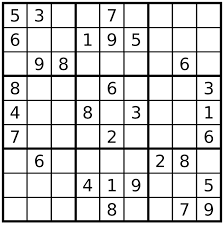
#> input picture gradyanlar/sudoku1.png, 224 x 225 px
$ python gradyan.py   (older library calls are emulated)
#> lines starting #> are read from the running program, lines starting #| are printed output that depends on the picture
import cv2
import matplotlib.pyplot as plt


img1=cv2.imread("sudoku1.png",0)
#> img1 is the input picture: shape (225, 224); min 0, max 255, mean 215.1
plt.figure()
plt.imshow(img1,cmap="gray")
plt.axis("off")
plt.show()


# x gradyanları

sobelx=cv2.Sobel(img1, ddepth=cv2.CV_16S, dx=1, dy=0,ksize=5)
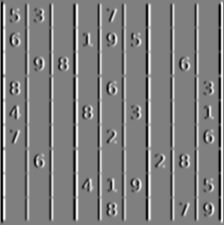
#> sobelx: shape (225, 224) int16; min -12240, max 12240, mean 0; drawn with min black and max white
plt.figure()
plt.imshow(sobelx,cmap="gray")
plt.title("x gradyans")
plt.axis("off")
plt.show()

#y gradyanları

sobely=cv2.Sobel(img1, ddepth=cv2.CV_16S, dx=0, dy=1,ksize=5)
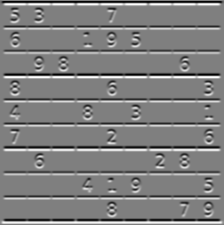
#> sobely: shape (225, 224) int16; min -12240, max 12240, mean 16.4; drawn with min black and max white
plt.figure()
plt.imshow(sobely,cmap="gray")
plt.title("y gradyans")
plt.axis("off")
plt.show()

#x ve y beraber

lablas=cv2.Laplacian(img1, ddepth=cv2.CV_16S)
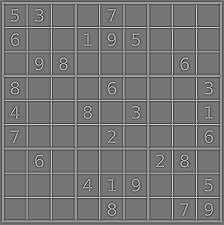
#> lablas: shape (225, 224) int16; min -649, max 751, mean -0.3; drawn with min black and max white
plt.figure()
plt.imshow(lablas,cmap="gray")
plt.title("X Y gradyans")
plt.axis("off")
plt.show()
